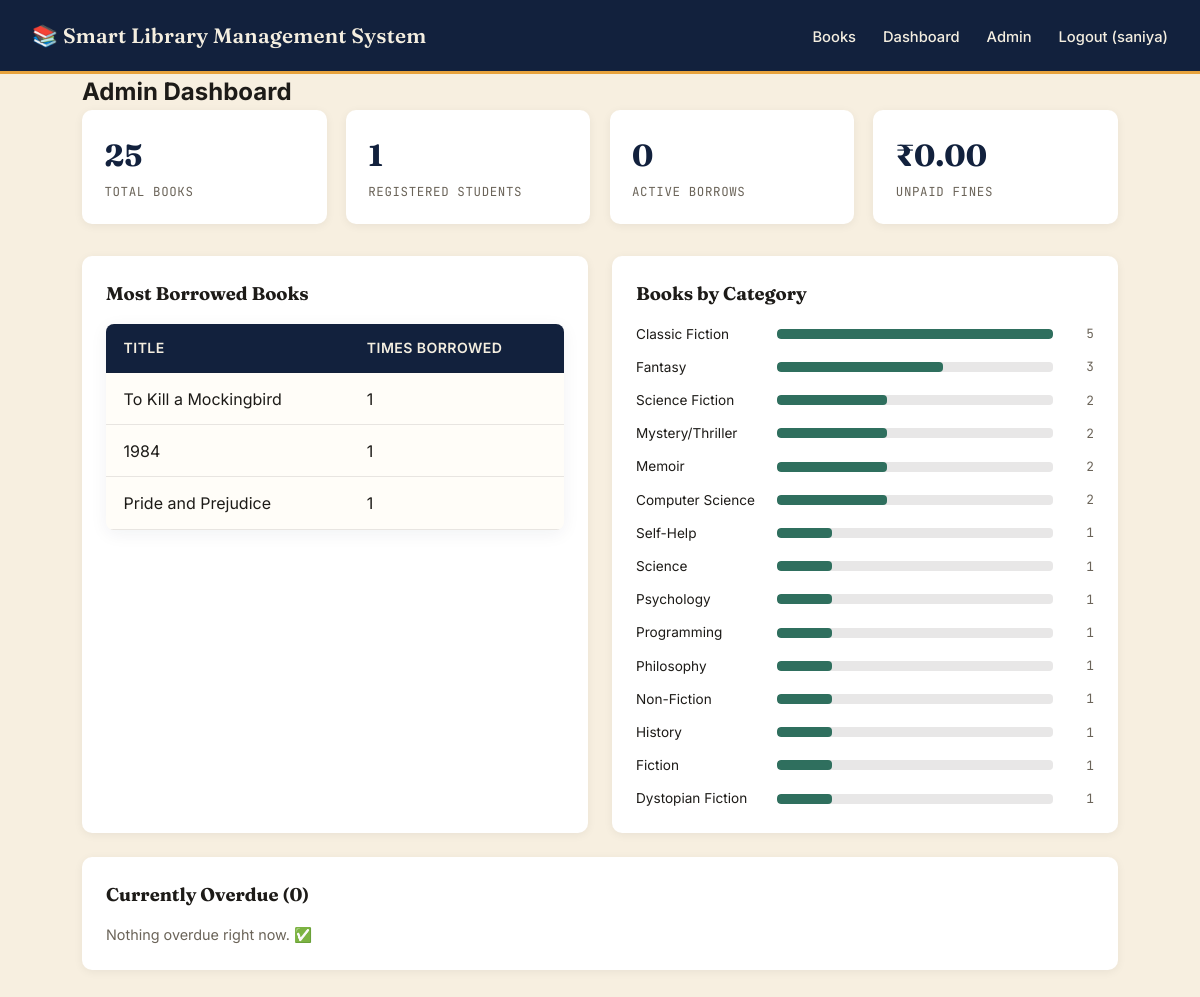
Screenshot of /admin/dashboard (signed in) with the database file from the repository.
### models/user.py (models this page shows, shortened)
class User(db.Model, UserMixin):
    __tablename__ = 'users'
    id = db.Column(db.Integer, primary_key=True)
    name = db.Column(db.String(100), nullable=False)
    email = db.Column(db.String(120), unique=True, nullable=False)
    password_hash = db.Column(db.String(255), nullable=False)
    role = db.Column(db.String(20), nullable=False, default='student')  # 'student' or 'admin'
    created_at = db.Column(db.DateTime, default=datetime.utcnow)
    transactions = db.relationship('Transaction', backref='user', lazy=True)

### models/book.py (models this page shows, shortened)
class Book(db.Model):
    __tablename__ = 'books'
    id = db.Column(db.Integer, primary_key=True)
    title = db.Column(db.String(200), nullable=False)
    author = db.Column(db.String(120), nullable=False)
    category = db.Column(db.String(80), nullable=False)
    isbn = db.Column(db.String(20), unique=True, nullable=True)
    total_copies = db.Column(db.Integer, nullable=False, default=1)
    available_copies = db.Column(db.Integer, nullable=False, default=1)
    transactions = db.relationship('Transaction', backref='book', lazy=True)

### routes/admin.py (the view)
@admin_bp.route('/dashboard')
@login_required
@admin_required
def dashboard():
    total_books = Book.query.count()
    total_users = User.query.filter_by(role='student').count()
    active_borrows = Transaction.query.filter_by(return_date=None).count()
    unpaid_fines_total = (
        db.session.query(func.coalesce(func.sum(Fine.amount), 0))
        .filter(Fine.paid.is_(False))
        .scalar()
    )
    most_borrowed = (
        db.session.query(Book.title, func.count(Transaction.id).label('borrow_count'))
        .join(Transaction, Transaction.book_id == Book.id)
        .group_by(Book.id)
        .order_by(func.count(Transaction.id).desc())
        .limit(5)
        .all()
    )
    overdue = (
        db.session.query(Transaction, Book.title, User.name, User.email)
        .join(Book, Transaction.book_id == Book.id)
        .join(User, Transaction.user_id == User.id)
        .filter(Transaction.return_date.is_(None))
        .filter(Transaction.due_date < datetime.utcnow())
        .order_by(Transaction.due_date.asc())
        .all()
    )
    category_counts = (
        db.session.query(Book.category, func.count(Book.id))
        .group_by(Book.category)
        .order_by(func.count(Book.id).desc())
        .all()
    )
    return render_template(
        'admin_dashboard.html',
        total_books=total_books,
        total_users=total_users,
        active_borrows=active_borrows,
        unpaid_fines_total=unpaid_fines_total,
        most_borrowed=most_borrowed,
        overdue=overdue,
        category_counts=category_counts,
        now=datetime.utcnow(),
    )

### app.py (called while the page is built)
@login_manager.user_loader
def load_user(user_id):
    return User.query.get(int(user_id))

### templates/admin_dashboard.html (shortened to what this page needs)
{% extends 'base.html' %}
{% block content %}
<h2>Admin Dashboard</h2>
<div class="stat-cards">
    <div class="stat-card">
        <span class="stat-number">{{ total_books }}</span>
        <span class="stat-label">Total Books</span>
    </div>
    <div class="stat-card">
        <span class="stat-number">{{ total_users }}</span>
        <span class="stat-label">Registered Students</span>
    </div>
    <div class="stat-card">
        <span class="stat-number">{{ active_borrows }}</span>
        <span class="stat-label">Active Borrows</span>
    </div>
    <div class="stat-card">
        <span class="stat-number">₹{{ '%.2f' % unpaid_fines_total }}</span>
        <span class="stat-label">Unpaid Fines</span>
    </div>
</div>
<div class="dashboard-grid">
    <div class="dashboard-panel">
        <h3>Most Borrowed Books</h3>
        {% if most_borrowed %}
        <table class="book-table">
            <thead>
                <tr><th>Title</th><th>Times Borrowed</th></tr>
            </thead>
            <tbody>
                {% for title, count in most_borrowed %}
                <tr>
                    <td>{{ title }}</td>
                    <td>{{ count }}</td>
                </tr>
                {% endfor %}
            </tbody>
        </table>
        {% else %}
        <p class="dashboard-empty">No borrow activity yet.</p>
        {% endif %}
    </div>
    <div class="dashboard-panel">
        <h3>Books by Category</h3>
        {% if category_counts %}
        <div class="category-bars">
            {% set max_count = category_counts[0][1] %}
            {% for category, count in category_counts %}
            <div class="category-bar-row">
                <span class="category-bar-label">{{ category }}</span>
                <div class="category-bar-track">
                    <div class="category-bar-fill" style="width: {{ (count / max_count * 100) | round(1) }}%;"></div>
                </div>
                <span class="category-bar-count">{{ count }}</span>
            </div>
            {% endfor %}
        </div>
        {% else %}
        <p class="dashboard-empty">No books in the catalog yet.</p>
        {% endif %}
    </div>
</div>
<div class="dashboard-panel dashboard-panel--wide">
    <h3>Currently Overdue ({{ overdue|length }})</h3>
    {% if overdue %}
    <table class="book-table">
        <thead>
            <tr>
                <th>Book</th>
                <th>Borrower</th>
                <th>Due Date</th>
                <th>Days Overdue</th>
                <th>Estimated Fine</th>
            </tr>
        </thead>
        <tbody>
            {% for txn, title, name, email in overdue %}
            <tr>
                <td>{{ title }}</td>
                <td>{{ name }} <span class="dashboard-muted">({{ email }})</span></td>
                <td>{{ txn.due_date.strftime('%d %b %Y') }}</td>
                <td class="overdue-days">{{ txn.days_overdue }}</td>
                <td>₹{{ txn.days_overdue * 5 }}</td>
            </tr>
            {% endfor %}
        </tbody>
    </table>
    {% else %}
    <p class="dashboard-empty">Nothing overdue right now. ✅</p>
    {% endif %}
</div>
{% endblock %}

### templates/base.html (shortened to what this page needs)
<!DOCTYPE html>
<html lang="en">
<head>
    <link rel="stylesheet" href="{{ url_for('static', filename='css/style.css') }}">
</head>
<body>
    <header>
        <h1>📚 Smart Library Management System</h1>
        <nav>
            {% if current_user.is_authenticated %}
                <a href="{{ url_for('books.list_books') }}">Books</a>
                {% if current_user.role == 'admin' %}
                    <a href="{{ url_for('admin.dashboard') }}">Dashboard</a>
                    <a href="{{ url_for('admin.manage_books') }}">Admin</a>
                {% endif %}
                <a href="{{ url_for('auth.logout') }}">Logout ({{ current_user.name }})</a>
            {% else %}
                <a href="{{ url_for('auth.login') }}">Login</a>
                <a href="{{ url_for('auth.signup') }}">Sign Up</a>
            {% endif %}
        </nav>
    </header>
    <main>
        {% block content %}{% endblock %}
    </main>
</body>
</html>

### static/css/style.css (style rules this page uses)
:root { --ink-navy: #12213D; --ink-navy-deep: #0B1628; --parchment: #F7EFE0; --paper: #FFFDF8; --lamp-amber: #E8A33D; --lamp-amber-dark: #C9822A; --library-green: #2F6F5E; --spine-red: #B8433A; --charcoal: #1D1B18; --muted: #6B6459; --cream: #F4EEE0; --border-soft: rgba(29, 27, 24, 0.1); --font-display: 'Fraunces', serif; --font-body: 'Inter', sans-serif; --font-mono: 'JetBrains Mono', monospace; --sage-1: #CFE0D2; --sage-2: #93AC98; --sage-3: #435649; --accent-lime: #DFF25C; --accent-lime-dark: #C4D93F; --book-pink: #F0A9C0; --book-pink-dark: #D983A6; --book-orange: #F0975C; --book-orange-dark: #D97A3D; --book-teal: #4E9088; --book-teal-dark: #33665F; --book-purple: #8E72C7; --book-purple-dark: #6E51A8; --book-blue: #6C8FCB; --book-blue-dark: #4E6EA6; --book-magenta: #C56AA0; --book-magenta-dark: #A34A80; --myst-deep: #050A13; --myst-mid: #0D1B2E; --myst-navy: #16283F; --myst-shelf: #0A1522; --myst-gold: #E8C77E; --myst-gold-warm: #F2A65A; --myst-glow: #FFE9B0; --myst-text-soft: rgba(242, 228, 192, 0.78); }
* { margin: 0; padding: 0; box-sizing: border-box; }
body { font-family: var(--font-body); background-color: var(--parchment); color: var(--charcoal); line-height: 1.5; overflow-x: hidden; }
header { background-color: var(--ink-navy); color: var(--cream); padding: 1.25rem 2rem; display: flex; justify-content: space-between; align-items: center; flex-wrap: wrap; gap: 1rem; border-bottom: 3px solid var(--lamp-amber); }
header h1 { font-family: var(--font-display); font-weight: 600; font-size: 1.3rem; letter-spacing: 0.01em; }
nav a { color: var(--cream); text-decoration: none; margin-left: 1.4rem; font-size: 0.92rem; font-weight: 500; padding-bottom: 3px; border-bottom: 2px solid transparent; transition: border-color 0.2s ease, color 0.2s ease; }
main { max-width: 1100px; margin: 0 auto; padding: 0 2rem 3rem; }
.stat-cards { display: grid; grid-template-columns: repeat(4, 1fr); gap: 1.2rem; margin-bottom: 2rem; }
.stat-card { background: #fff; border-radius: 10px; padding: 1.4rem; box-shadow: 0 2px 10px rgba(0,0,0,0.06); display: flex; flex-direction: column; gap: 0.3rem; }
.stat-number { font-family: var(--font-display); font-size: 1.9rem; font-weight: 700; color: var(--ink-navy); }
.stat-label { font-family: var(--font-mono); font-size: 0.78rem; color: var(--muted); text-transform: uppercase; letter-spacing: 0.05em; }
.dashboard-grid { display: grid; grid-template-columns: 1fr 1fr; gap: 1.5rem; margin-bottom: 1.5rem; }
.dashboard-panel { background: #fff; border-radius: 10px; padding: 1.5rem; box-shadow: 0 2px 10px rgba(0,0,0,0.06); }
.dashboard-panel h3 { font-family: var(--font-display); font-size: 1.15rem; margin-bottom: 1rem; }
.dashboard-panel--wide { grid-column: 1 / -1; }
.dashboard-empty { color: var(--muted); font-size: 0.9rem; }
.category-bars { display: flex; flex-direction: column; gap: 0.8rem; }
.category-bar-row { display: grid; grid-template-columns: 130px 1fr 30px; align-items: center; gap: 0.7rem; }
.category-bar-label { font-size: 0.85rem; color: var(--charcoal); white-space: nowrap; overflow: hidden; text-overflow: ellipsis; }
.category-bar-track { background: var(--border-soft); border-radius: 4px; height: 10px; overflow: hidden; }
.category-bar-fill { background: var(--library-green); height: 100%; border-radius: 4px; }
.category-bar-count { font-family: var(--font-mono); font-size: 0.8rem; color: var(--muted); text-align: right; }
.book-table { width: 100%; border-collapse: collapse; background: var(--paper); box-shadow: 0 4px 18px rgba(18, 33, 61, 0.06); border-radius: 8px; overflow: hidden; }
.book-table th, .book-table td { padding: 0.85rem 1.1rem; text-align: left; border-bottom: 1px solid var(--border-soft); }
.book-table th { background-color: var(--ink-navy); color: var(--cream); font-weight: 600; font-size: 0.88rem; text-transform: uppercase; letter-spacing: 0.03em; }
:root { --cosmic-deep: #0A0620; --cosmic-mid: #1B0F3D; --cosmic-purple: #7B4FE0; --cosmic-violet: #B968E0; --cosmic-teal: #35D0C0; --cosmic-pink: #E85DA0; --cosmic-star: #FFFDF8; }

### rows the page displays
User: name "saniya"
Book: title "To Kill a Mockingbird", count "1"
Book: title "1984", count "1"
Book: title "Pride and Prejudice", id "1"
Book: category "Classic Fiction", {{ (count / max_count * 100) | round(1) }} 100.0 (drawn), id "5"
Book: category "Fantasy", {{ (count / max_count * 100) | round(1) }} 60.0 (drawn), count "3"
Book: category "Science Fiction", {{ (count / max_count * 100) | round(1) }} 40.0 (drawn), count "2"
Book: category "Mystery/Thriller", {{ (count / max_count * 100) | round(1) }} 40.0 (drawn), count "2"
Book: category "Memoir", {{ (count / max_count * 100) | round(1) }} 40.0 (drawn), count "2"
Book: category "Self-Help", {{ (count / max_count * 100) | round(1) }} 20.0 (drawn), count "1"
Book: category "Science", {{ (count / max_count * 100) | round(1) }} 20.0 (drawn), count "1"
Book: category "Psychology", {{ (count / max_count * 100) | round(1) }} 20.0 (drawn), count "1"
Book: category "Programming", {{ (count / max_count * 100) | round(1) }} 20.0 (drawn), count "1"
Book: category "Philosophy", {{ (count / max_count * 100) | round(1) }} 20.0 (drawn), count "1"
Book: category "Non-Fiction", {{ (count / max_count * 100) | round(1) }} 20.0 (drawn), count "1"
Book: category "History", {{ (count / max_count * 100) | round(1) }} 20.0 (drawn), count "1"
Book: category "Fiction", {{ (count / max_count * 100) | round(1) }} 20.0 (drawn), count "1"

### other values shown
{{ total_books }} "25"
{{ total_users }} "1"
{{ active_borrows }} "0"
{{ '%.2f' % unpaid_fines_total }} "0.00"
{{ category }} "Computer Science" "Dystopian Fiction"
{{ count }} "2" "1"
{{ overdue|length }} "0"
